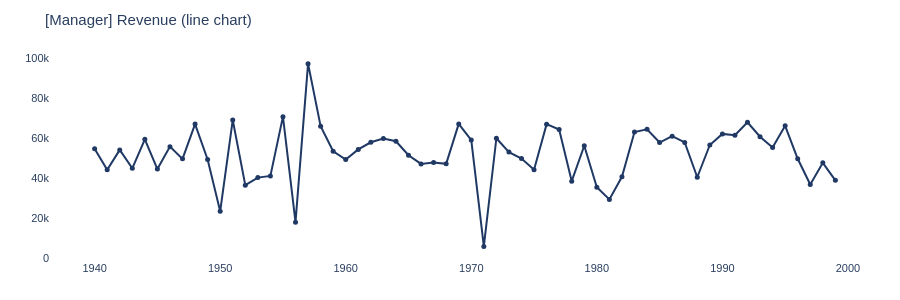
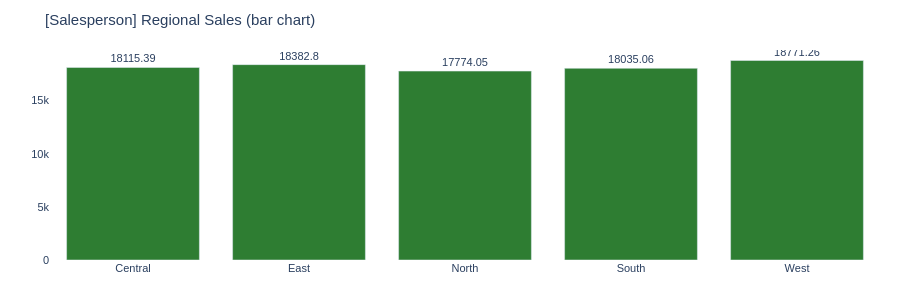
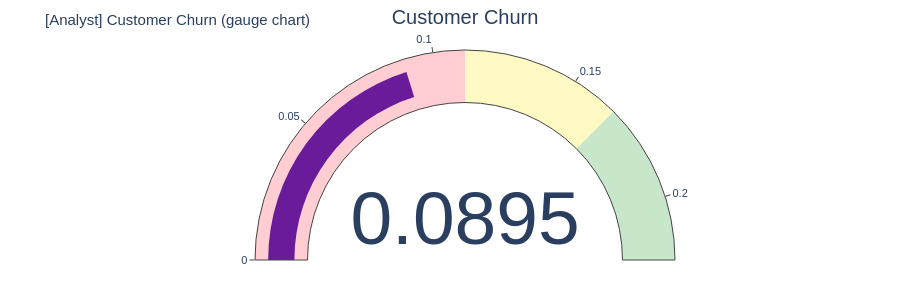

Source (notebook cell) for these figures, in order:
### Markdown cell above
---
## 9. Adaptive Visualization Engine <a id='9-visualization'></a>

### 📈 Chart-Type Mapping Rules

The visualization engine maps each KPI to the most appropriate chart type:

| Chart Type | KPIs | Rationale |
|---|---|---|
| **Line Chart** | Revenue trend, Sales forecast, Inventory level | Shows temporal patterns |
| **Bar Chart** | Regional sales, Leads, Deals closed, Quarterly growth | Categorical comparison |
| **Gauge Chart** | Conversion rate, Profit margin, Return rate, Churn | Single metric with threshold |
| **KPI Card** | Budget variance, Avg deal size, CLV, NPS | Quick summary values |
| **Heatmap** | Correlation index | Reveals variable relationships |
| **Scatter Plot** | Anomaly score | Outlier/relationship detection |

### Code cell
# ══════════════════════════════════════════════════════════════════
# STAGE 6: ADAPTIVE VISUALIZATION ENGINE
# Generates role-specific interactive Plotly charts
# ══════════════════════════════════════════════════════════════════

ROLE_COLORS = {'Manager': '#1F3864', 'Salesperson': '#2E7D32', 'Analyst': '#6A1B9A'}

def build_visualization(df, kpi, role):
    color = ROLE_COLORS[role]
    chart_type = CHART_MAP.get(kpi, 'bar')

    if chart_type == 'line':
        sample = df[[kpi]].reset_index().tail(60)
        fig = go.Figure(go.Scatter(x=sample['index'], y=sample[kpi],
            mode='lines+markers', line=dict(color=color, width=2), marker=dict(size=5)))
        fig.update_layout(title=f'{kpi.replace("_"," ").title()} Trend')

    elif chart_type == 'bar':
        if 'region' in df.columns:
            grp = df.groupby('region')[kpi].mean().reset_index()
        else:
            grp = df[[kpi]].tail(8).reset_index()
        fig = go.Figure(go.Bar(x=grp.iloc[:,0].astype(str), y=grp[kpi],
            marker_color=color, text=grp[kpi].round(2), textposition='outside'))
        fig.update_layout(title=f'{kpi.replace("_"," ").title()} by Region')

    elif chart_type == 'gauge':
        val = float(df[kpi].mean()); vmax = float(df[kpi].max())
        fig = go.Figure(go.Indicator(mode='gauge+number', value=val,
            gauge={'axis':{'range':[None,vmax]}, 'bar':{'color':color},
                   'steps':[{'range':[0,vmax*0.5],'color':'#FFCDD2'},
                             {'range':[vmax*0.5,vmax*0.75],'color':'#FFF9C4'},
                             {'range':[vmax*0.75,vmax],'color':'#C8E6C9'}]},
            title={'text': kpi.replace('_',' ').title()}))
        fig.update_layout(height=280)

    elif chart_type == 'kpi_card':
        val = df[kpi].mean(); delta = df[kpi].diff().mean()
        fig = go.Figure(go.Indicator(mode='number+delta', value=val,
            delta={'reference': val-delta, 'relative': True},
            title={'text': kpi.replace('_',' ').title()},
            number={'font':{'color':color}}))
        fig.update_layout(height=220)

    elif chart_type == 'heatmap':
        num_cols = df.select_dtypes(include=np.number).columns[:10]
        corr = df[num_cols].corr().round(2)
        fig = go.Figure(go.Heatmap(z=corr.values, x=corr.columns.tolist(),
            y=corr.columns.tolist(), colorscale='RdBu', zmin=-1, zmax=1,
            text=corr.values.round(2), texttemplate='%{text}'))
        fig.update_layout(title='KPI Correlation Heatmap', height=420)

    elif chart_type == 'scatter':
        s = df[[kpi,'revenue']].sample(min(200, len(df)), random_state=42)
        fig = go.Figure(go.Scatter(x=s['revenue'], y=s[kpi], mode='markers',
            marker=dict(color=color, size=6, opacity=0.6)))
        fig.update_layout(title=f'{kpi.replace("_"," ").title()} vs Revenue')

    fig.update_layout(
        plot_bgcolor='white', paper_bgcolor='white',
        font=dict(family='Arial', size=11),
        margin=dict(t=50, b=40, l=50, r=20), height=300
    )
    return fig

# Demo: Show one chart per role
print("📊 VISUALIZATION ENGINE DEMO — One chart per role")
print("="*55)

demo_kpis = {
    'Manager':     'revenue',
    'Salesperson': 'regional_sales',
    'Analyst':     'customer_churn'
}

df_raw_reload = pd.read_csv('data/business_dataset.csv')

for role, kpi in demo_kpis.items():
    print(f"  Building: {role} → {kpi} ({CHART_MAP.get(kpi,'bar')} chart)")
    fig = build_visualization(df_raw_reload, kpi, role)
    fig.update_layout(title=f'[{role}] {kpi.replace("_"," ").title()} ({CHART_MAP.get(kpi,"bar")} chart)')
    fig.show()

print("\n✅ Visualization engine working for all 3 roles")

### Figure 1 — Plotly figure (JSON) as saved in the notebook; plotly's stock layout.template omitted (floating-point values rounded to 4 significant figures)
{"data": [{"line": {"color": "#1F3864", "width": 2}, "marker": {"size": 5}, "mode": "lines+markers", "type": "scatter", "x": [1940, 1941, 1942, 1943, 1944, 1945, 1946, 1947, 1948, 1949, 1950, 1951, 1952, 1953, 1954, 1955, 1956, 1957, 1958, 1959, 1960, 1961, 1962, 1963, 1964, 1965, 1966, 1967, 1968, 1969, 1970, 1971, 1972, 1973, 1974, 1975, 1976, 1977, 1978, 1979, 1980, 1981, 1982, 1983, 1984, 1985, 1986, 1987, 1988, 1989, 1990, 1991, 1992, 1993, 1994, 1995, 1996, 1997, 1998, 1999], "y": [54620.0, 44130.0, 54040.0, 44850.0, 59320.0, 44460.0, 55660.0, 49560.0, 66890.0, 49230.0, 23400.0, 68930.0, 36410.0, 40190.0, 41070.0, 70620.0, 17960.0, 97070.0, 65840.0, 53350.0, 49180.0, 54280.0, 57820.0, 59680.0, 58330.0, 51340.0, 47040.0, 47730.0, 47080.0, 67010.0, 58900.0, 5894.0, 59840.0, 52920.0, 49720.0, 44170.0, 66860.0, 64210.0, 38410.0, 56110.0, 35430.0, 29310.0, 40600.0, 62940.0, 64300.0, 57700.0, 60880.0, 57740.0, 40380.0, 56480.0, 62010.0, 61310.0, 67830.0, 60620.0, 55270.0, 66050.0, 49600.0, 36770.0, 47550.0, 38830.0]}], "layout": {"font": {"family": "Arial", "size": 11}, "height": 300, "margin": {"b": 40, "l": 50, "r": 20, "t": 50}, "paper_bgcolor": "white", "plot_bgcolor": "white", "title": {"text": "[Manager] Revenue (line chart)"}}}

### Figure 2 — Plotly figure (JSON) as saved in the notebook; plotly's stock layout.template omitted (floating-point values rounded to 4 significant figures)
{"data": [{"marker": {"color": "#2E7D32"}, "text": [18120.0, 18380.0, 17770.0, 18040.0, 18770.0], "textposition": "outside", "type": "bar", "x": ["Central", "East", "North", "South", "West"], "y": [18120.0, 18380.0, 17770.0, 18040.0, 18770.0]}], "layout": {"font": {"family": "Arial", "size": 11}, "height": 300, "margin": {"b": 40, "l": 50, "r": 20, "t": 50}, "paper_bgcolor": "white", "plot_bgcolor": "white", "title": {"text": "[Salesperson] Regional Sales (bar chart)"}}}

### Figure 3 — Plotly figure (JSON) as saved in the notebook; plotly's stock layout.template omitted (floating-point values rounded to 4 significant figures)
{"data": [{"gauge": {"axis": {"range": [null, 0.2217]}, "bar": {"color": "#6A1B9A"}, "steps": [{"color": "#FFCDD2", "range": [0, 0.1109]}, {"color": "#FFF9C4", "range": [0.1109, 0.1663]}, {"color": "#C8E6C9", "range": [0.1663, 0.2217]}]}, "mode": "gauge+number", "title": {"text": "Customer Churn"}, "type": "indicator", "value": 0.08953}], "layout": {"font": {"family": "Arial", "size": 11}, "height": 300, "margin": {"b": 40, "l": 50, "r": 20, "t": 50}, "paper_bgcolor": "white", "plot_bgcolor": "white", "title": {"text": "[Analyst] Customer Churn (gauge chart)"}}}
